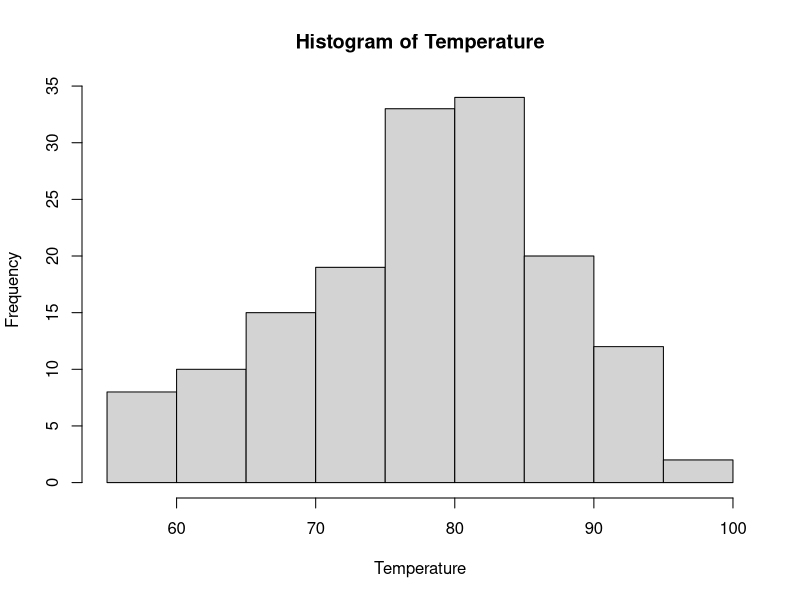
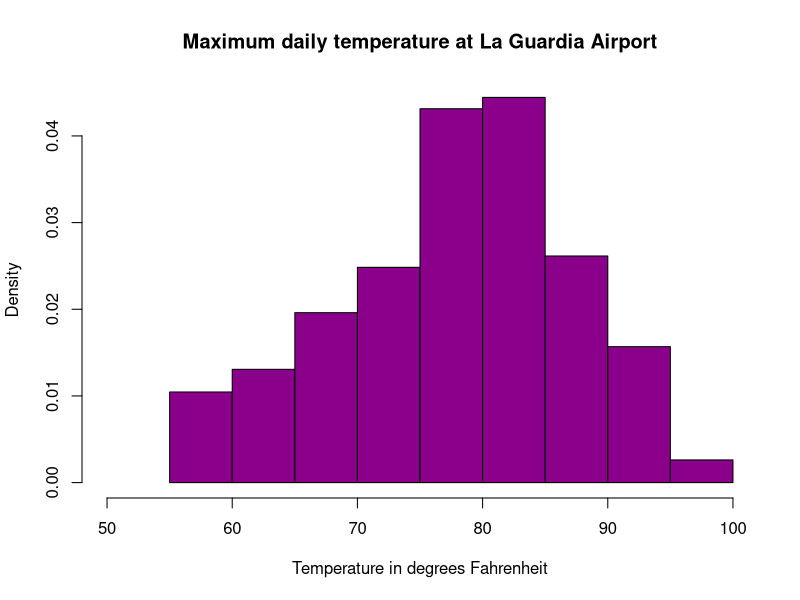
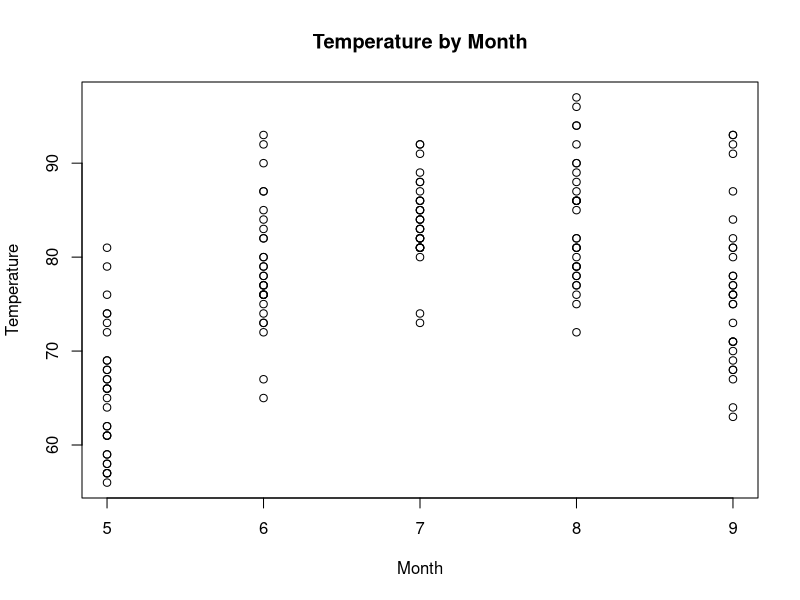
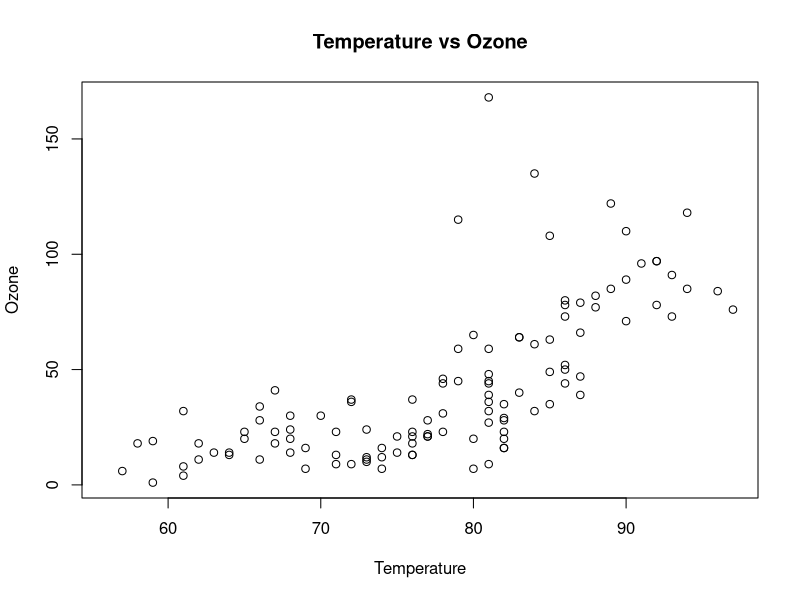
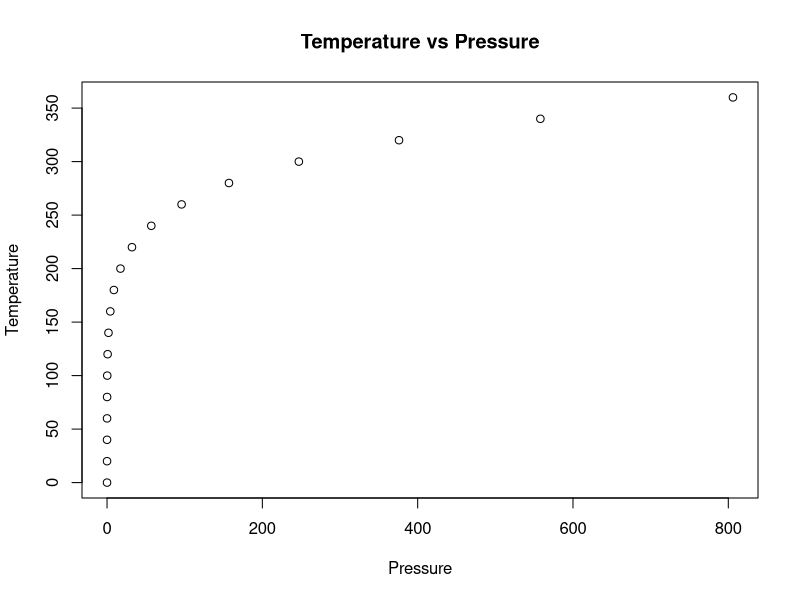
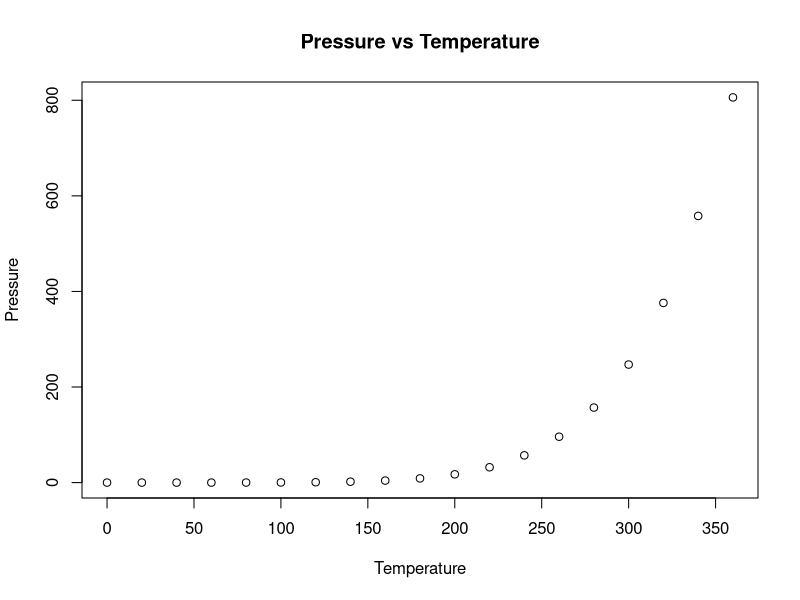

Source code (R) for these figures, in order:
## ---- chunk 1
knitr::opts_chunk$set(echo = TRUE)
## ---- chunk 2
###################################################################################
# air_hist.R - Unit 2 Live Session Homework
###################################################################################

# We will be using the built-in dataset airquality which has daily air quality 
# measurements in New York from May to September 1973
str(airquality)

# Take only Temp columns
Temperature <- airquality$Temp
hist(Temperature)

# Histogram with added parameters
hist(Temperature,
     main="Maximum daily temperature at La Guardia Airport",
     xlab="Temperature in degrees Fahrenheit",
     xlim=c(50,100),
     col="darkmagenta",
     freq=FALSE
)

# TODO: Assignment 2, Q2A: Complete the following code to yield a scatterplot with x as Month and y as Temp
# You're going to customize your plot slightly.  Use the help function to assist you if needed.
# Make the x label "Month" and the y label "Temperature"
# Finally, make the title of the plot "Temperature by Month" 
plot(x=airquality$Month, 
     y=Temperature,
     xlab="Month",
     ylab="Temperature",
     main="Temperature by Month")

# TODO: Assignment 2, Q2B: Build a scatter plot with x as Temperature and y as Ozone 
# Complete the following code:
# Make the x label "Temperature" and the y label "Ozone",
# Make the title of the plot "Temperature vs Ozone"
plot(x=Temperature, 
     y=airquality$Ozone,
     xlab="Temperature",
     ylab="Ozone",
     main="Temperature vs Ozone")
## ---- chunk 3
# Using the built-in dataset pressure 
plot(x=pressure$pressure, 
     y=pressure$temperature,
     main="Temperature vs Pressure",
     xlab="Pressure",
     ylab="Temperature")
## ---- chunk 4
# Using the built-in dataset pressure
plot(y=pressure$pressure, 
     x=pressure$temperature,
     main="Pressure vs Temperature",
     xlab="Temperature",
     ylab="Pressure")
